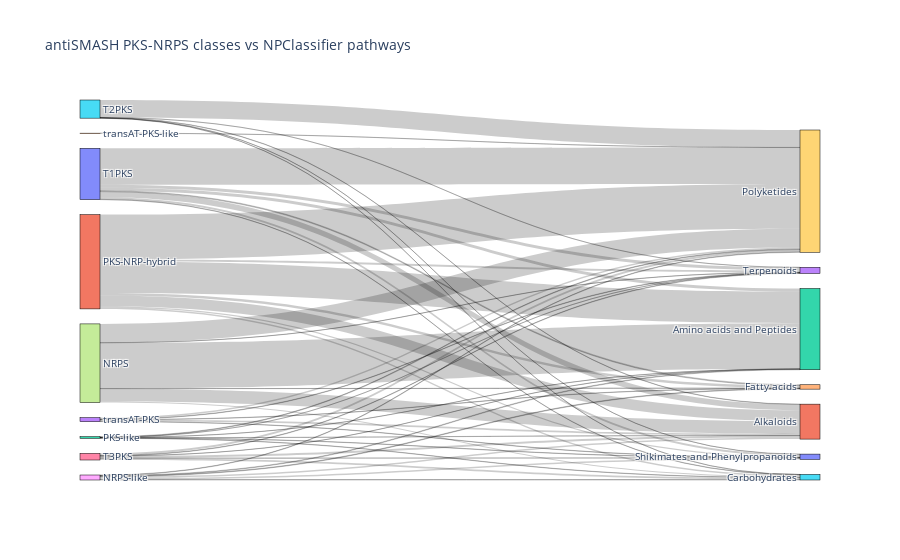

Notebook code cell kept with this figure:
### Code cell
as_npc_pathway_sub_title = "antiSMASH PKS-NRPS classes vs NPClassifier pathways"
as_npc_pathway_sub_fig_result = make_class_sankey_plot(
    as_npc_pathway_sub, as_npc_pathway_sub_title)
as_npc_pathway_sub_fig_result.write_html(os.path.join(out_base, '_'.join(as_npc_pathway_sub_title.split(' '))) + ".html")
as_npc_pathway_sub_fig_result

### Figure 1 — Plotly figure (JSON) as saved in the notebook; plotly's stock layout.template omitted (floating-point values rounded to 4 significant figures)
{"data": [{"link": {"source": [0, 0, 0, 0, 0, 0, 0, 1, 1, 1, 1, 1, 1, 1, 2, 2, 2, 2, 2, 2, 3, 3, 3, 3, 3, 4, 5, 5, 5, 5, 5, 6, 6, 6, 6, 6, 6, 7, 7, 7, 7, 7, 7, 8, 8, 8, 8, 8, 8], "target": [9, 10, 11, 12, 13, 14, 15, 9, 15, 11, 12, 14, 10, 13, 9, 13, 10, 12, 11, 15, 11, 9, 10, 13, 14, 9, 9, 15, 13, 11, 10, 9, 13, 11, 15, 12, 10, 12, 15, 11, 9, 13, 14, 10, 11, 9, 12, 15, 14], "value": [240, 13, 38, 20, 20, 6, 2, 297, 10, 72, 209, 16, 7, 12, 4, 1, 2, 1, 1, 2, 10, 10, 2, 3, 2, 1, 115, 1, 1, 2, 1, 14, 3, 13, 12, 1, 1, 302, 7, 85, 124, 1, 1, 9, 10, 3, 4, 3, 4]}, "node": {"label": ["T1PKS", "PKS-NRP-hybrid", "PKS-like", "transAT-PKS", "transAT-PKS-like", "T2PKS", "T3PKS", "NRPS", "NRPS-like", "Polyketides", "Shikimates and Phenylpropanoids", "Alkaloids", "Amino acids and Peptides", "Terpenoids", "Fatty acids", "Carbohydrates"], "line": {"color": "black", "width": 0.5}, "pad": 15, "thickness": 20}, "type": "sankey"}], "layout": {"font": {"size": 10}, "title": {"text": "antiSMASH PKS-NRPS classes vs NPClassifier pathways"}}}
